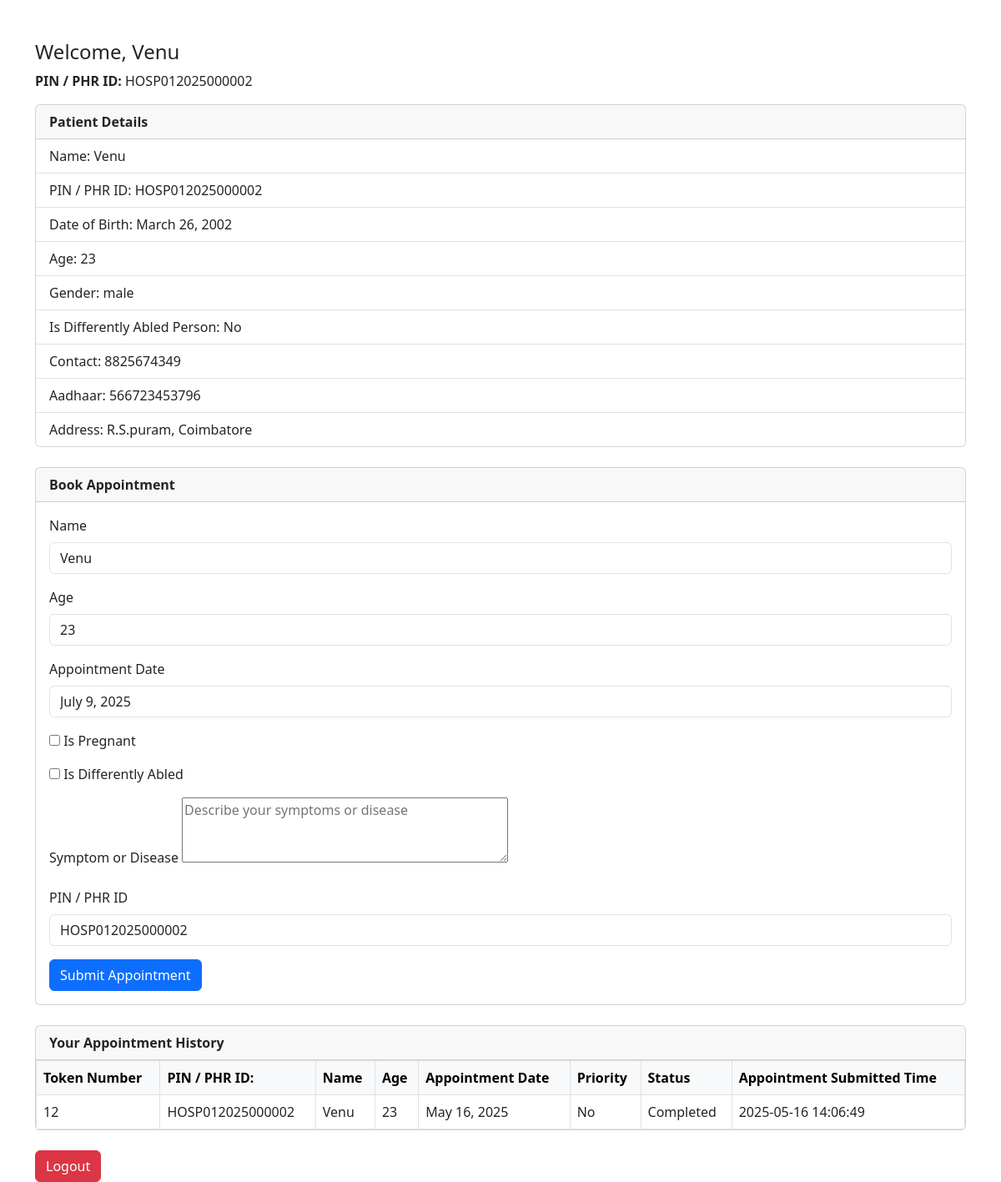
Screenshot of /patient/dashboard/ (signed in) with the database file from the repository.
### core/models.py (models this page shows, shortened)
class PatientProfile(models.Model):
    user = models.OneToOneField(User, on_delete=models.CASCADE)
    name = models.CharField(max_length=100)
    date_of_birth = models.DateField()
    gender = models.CharField(max_length=10)
    contact = models.CharField(max_length=15)
    is_differently_abled = models.BooleanField(default=False)
    aadhaar_number = models.CharField(max_length=20, unique=True)
    address = models.TextField()
    admission_number = models.CharField(max_length=20, unique=True, blank=True, null=True)  # <-- Add this line

class Appointment(models.Model):
    patient = models.ForeignKey(PatientProfile, on_delete=models.CASCADE)
    appointment_date = models.DateField()
    symptom_or_disease = models.CharField(max_length=255)
    admission_number = models.CharField(max_length=20, unique=True)
    token_number = models.IntegerField()
    token_reset_date = models.DateTimeField(null=True, blank=True)
    is_priority = models.BooleanField(default=False)
    status = models.CharField(max_length=10, choices=[('Booked', 'Booked'), ('Completed', 'Completed')], default='Booked')
    submitted_at = models.DateTimeField(auto_now_add=True)
    class Meta:
        unique_together = ('admission_number', 'appointment_date')

### core/views.py (the view)
# urls.py: path('patient/dashboard/', views.patient_home, name='patient_home'),
@login_required
def patient_home(request):
    if not request.user.is_authenticated:
        return render(request, 'welcome')
    profile = PatientProfile.objects.get(user=request.user)
    age = calculate_age(profile.date_of_birth)
    appointments = Appointment.objects.filter(patient=profile).order_by('-appointment_date')
    today = timezone.now().date()
    for appointment in appointments:
        if appointment.appointment_date < today:
            if appointment.status != 'Completed':  # Check if status is already 'Completed'
                appointment.status = 'Completed'
                appointment.save()
    if request.method == 'POST':
        form = AppointmentForm(request.POST)
        if form.is_valid():
            today = timezone.now().date()
            already_booked = Appointment.objects.filter(patient=profile, appointment_date=today).exists()
            if already_booked:
                messages.warning(request, "You already have an appointment for today.")
                return redirect('patient_home')
            appointment = form.save(commit=False)
            appointment.patient = profile
            appointment.appointment_date = timezone.now().date()
            appointment.admission_number = profile.admission_number
            is_pregnant = form.cleaned_data.get('is_pregnant', False)
            is_differently_abled = form.cleaned_data.get('is_differently_abled', False)
            is_priority = age >= 60 or is_pregnant or is_differently_abled
            appointment.age = age
            appointment.is_priority = is_priority
            appointment.token_number = get_next_token(is_priority)
            appointment.status = 'Booked'
            appointment.save()
            messages.success(request, f"Appointment booked! Your token number is {appointment.token_number}")
            return redirect('patient_home')
        else:
            print(form.errors)
    else:
        form = AppointmentForm()
    return render(request, 'patient_home.html', {
        'profile': profile,
        'form': form,
        'appointments': appointments,
        'age': age,
        'today': date.today()
    })

### core/forms.py
class AppointmentForm(forms.ModelForm):
    symptom_or_disease = forms.CharField(
        required=False,
        widget=forms.Textarea(attrs={'rows': 3, 'placeholder': 'Describe your symptoms or disease'}),
        label="Symptoms / Disease Description"
    )
    is_pregnant = forms.BooleanField(required=False, widget=forms.CheckboxInput())
    is_differently_abled = forms.BooleanField(required=False, widget=forms.CheckboxInput())
    class Meta:
        model = Appointment
        fields = ['symptom_or_disease','is_pregnant', 'is_differently_abled',]

### core/views.py (called while the page is built)
def calculate_age(dob):
    today = date.today()
    return today.year - dob.year - ((today.month, today.day) < (dob.month, dob.day))

### core/templates/patient_home.html (shortened to what this page needs)
<!DOCTYPE html>
<html>
<head>
  <link rel="stylesheet" href="https://cdn.jsdelivr.net/npm/bootstrap@5.3.0/dist/css/bootstrap.min.css">
</head>
<body>
<div class="container mt-5">
  <h4>Welcome, {{ profile.name }}</h4>
  <p><strong>PIN / PHR ID:</strong> {{ profile.admission_number }}</p>
  <div class="card mb-4">
    <div class="card-header">
      <strong>Patient Details</strong>
    </div>
    <ul class="list-group list-group-flush">
      <li class="list-group-item">Name: {{ profile.name}}</li>
      <li class="list-group-item">PIN / PHR ID: {{ profile.admission_number }}</li>
      <li class="list-group-item">Date of Birth: {{profile.date_of_birth }}</li>
      <li class="list-group-item">Age: {{ age }}</li>
      <li class="list-group-item">Gender: {{ profile.gender }}</li>
      <li class="list-group-item">Is Differently Abled Person: {% if profile.is_differently_abled %}Yes{% else %}No{% endif %}</li>
      <li class="list-group-item">Contact: {{ profile.contact }}</li>
      <li class="list-group-item">Aadhaar: {{ profile.aadhaar_number }}</li>
      <li class="list-group-item">Address: {{ profile.address }}</li>
    </ul>
  </div>
  <div class="card mb-4">
    <div class="card-header">
      <strong>Book Appointment</strong>
    </div>
    <div class="card-body">
      <form method="POST">
        <div class="mb-3">
          <label class="form-label">Name</label>
          <input type="text" class="form-control" value="{{ profile.name }}" readonly>
        </div>
        <div class="mb-3">
          <label class="form-label">Age</label>
          <input type="number" class="form-control" value="{{ age }}" readonly>
        </div>
        <div class="mb-3">
          <label class="form-label">Appointment Date</label>
          <input type="text" class="form-control" value="{{ today }}" readonly>
        </div>
        <div class="mb-3">
          {{ form.is_pregnant }}
  <label class="form-check-label" for="{{ form.is_pregnant.id_for_label }}">
    Is Pregnant
  </label>
        </div>
        <div class="mb-3">
          {{ form.is_differently_abled }}
  <label class="form-check-label" for="{{ form.is_differently_abled.id_for_label }}">
    Is Differently Abled
  </label>
        </div>
        <div class="mb-3">
          <label class="form-label">Symptom or Disease</label>
          {{ form.symptom_or_disease }}
        </div>
        <div class="mb-3">
          <label class="form-label">PIN / PHR ID</label>
          <input type="text" class="form-control" value="{{ profile.admission_number }}" readonly>
        </div>
        <button type="submit" class="btn btn-primary">Submit Appointment</button>
      </form>
    </div>
  </div>
  <div class="card">
    <div class="card-header">
      <strong>Your Appointment History</strong>
    </div>
    <table class="table table-bordered mb-0">
      <thead class="table-light">
        <tr>
          <th>Token Number</th>
          <th>PIN / PHR ID:</th>
          <th>Name</th>
          <th>Age</th>
          <th>Appointment Date</th>
          <th>Priority</th>
          <th>Status</th>
          <th>Appointment Submitted Time</th>
        </tr>
      </thead>
      <tbody>
        {% for appt in appointments %}
          <tr>
            <td>{{ appt.token_number }}</td>
            <td>{{ appt.patient.admission_number }}</td>
            <td>{{ appt.patient.name }}</td>
            <td>{{ age }}</td>
            <td>{{ appt.appointment_date }}</td>
            <td>{% if appt.is_priority %}Yes{% else %}No{% endif %}</td>
            <td>{{ appt.status }}</td>
            <td>{{ appt.submitted_at|date:"Y-m-d H:i:s" }}</td>
          </tr>
        {% empty %}
          <tr><td colspan="6" class="text-center">No appointments yet.</td></tr>
        {% endfor %}
      </tbody>
    </table>
  </div>
  <a href="{% url 'login' %}" class="btn btn-danger mt-4">Logout</a>
</div>
</body>
</html>

### rows the page displays
PatientProfile: name "Venu", admission_number "HOSP012025000002", date_of_birth "March 26, 2002", gender "male", contact "8825674349", aadhaar_number "566723453796", address "R.S.puram, Coimbatore"
Appointment: token_number "12", patient.admission_number "HOSP012025000002", patient.name "Venu", age "23", appointment_date "May 16, 2025", is_priority "No", status "Completed", submitted_at "2025-05-16 14:06:49"

### other values shown
{{ age }} "23"
